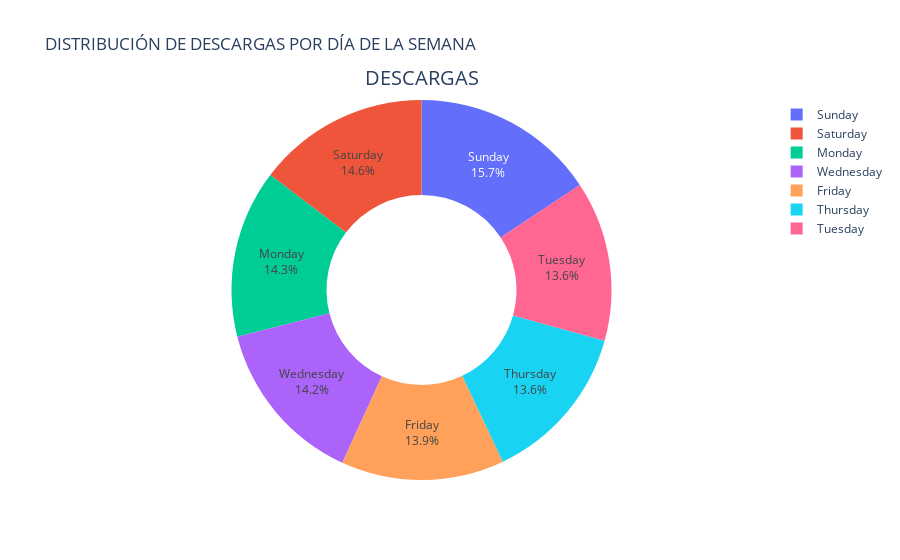

Notebook source saved alongside this figure:
### Code cell
# Convertir la columna a datetime
df['FIRST SEEN TIMESTAMP'] = pd.to_datetime(df['FIRST SEEN TIMESTAMP'])

# Extraer el día de la semana
df['DAY_OF_WEEK'] = df['FIRST SEEN TIMESTAMP'].dt.day_name()

# Contar descargas por día
download_counts = df['DAY_OF_WEEK'].value_counts()

# Ordenar los días correctamente
days_order = ["Monday", "Tuesday", "Wednesday", "Thursday", "Friday", "Saturday", "Sunday"]
download_counts = download_counts.reindex(days_order).dropna()

# Crear pie chart con Plotly
fig = go.Figure(data=[go.Pie(
    labels=download_counts.index,
    values=download_counts.values,
    hole=0.5,  # Para hacer un donut chart (0.3 es el tamaño del agujero)
    hoverinfo="label+percent",
    textinfo="label+percent"
)])

fig.update_layout(
    title="DISTRIBUCIÓN DE DESCARGAS POR DÍA DE LA SEMANA",
    annotations=[{
        "font": {"size": 20},
        "showarrow": False,
        "text": "DESCARGAS",
        "x": 0.5,
        "y": 1.1
    }]
)

fig.show()

### Figure 1 — Plotly figure (JSON) as saved in the notebook; plotly's stock layout.template omitted (floating-point values rounded to 4 significant figures)
{"data": [{"hole": 0.5, "hoverinfo": "label+percent", "labels": ["Monday", "Tuesday", "Wednesday", "Thursday", "Friday", "Saturday", "Sunday"], "textinfo": "label+percent", "type": "pie", "values": [5722, 5454, 5682, 5457, 5554, 5860, 6271]}], "layout": {"annotations": [{"font": {"size": 20}, "showarrow": false, "text": "DESCARGAS", "x": 0.5, "y": 1.1}], "title": {"text": "DISTRIBUCIÓN DE DESCARGAS POR DÍA DE LA SEMANA"}}}
